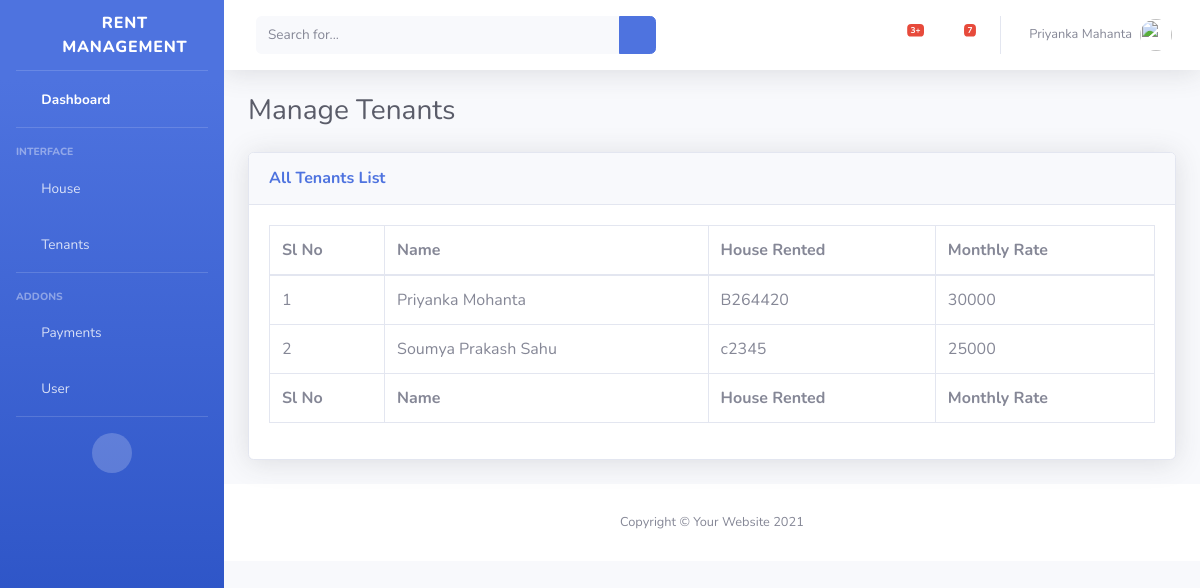
The page /manage_tenants/ on the database as committed earlier.
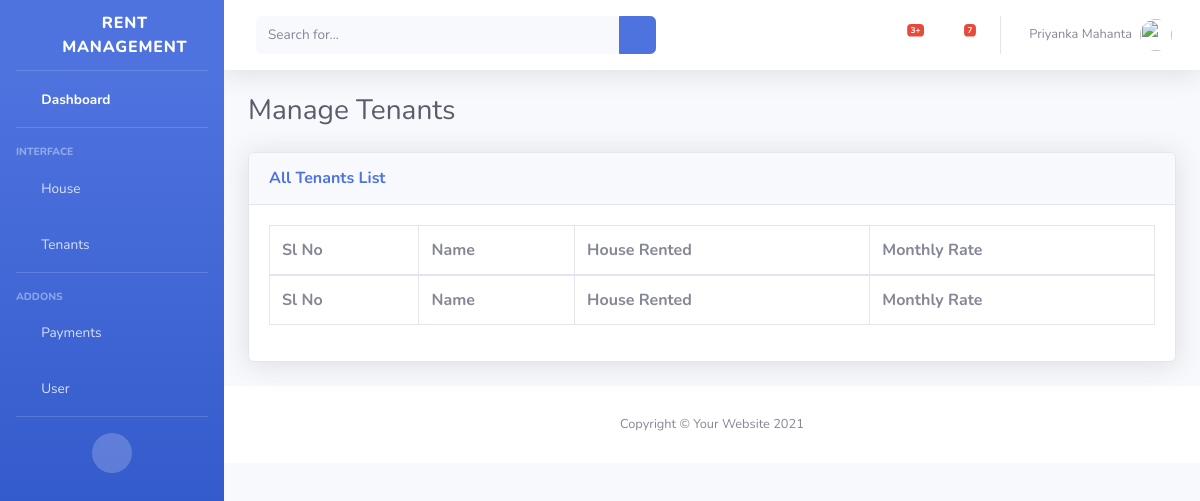
The same page on the database as committed later.
### rent_management/models.py (models this page shows, shortened)
class Tenants(models.Model):
    name = models.ForeignKey(User, on_delete=models.CASCADE)
    member = models.IntegerField(default=1)
    rented_house = models.ForeignKey(House, on_delete=models.CASCADE)
    created_on = models.DateTimeField(auto_now_add=True)

class User(models.Model):
    GENDER = (
        ('M', 'Male'),
        ('F', 'Female'),
        ('O', 'Other'),
    )
    name = models.CharField(max_length=150)
    age = models.IntegerField(default=0)
    sex = models.CharField(max_length=20, choices=GENDER, default='M')
    aadhaar_number = models.CharField(max_length=50, default='')
    mobile_number = models.CharField(max_length=13, default='Not Given', null=True)
    email_id = models.CharField(max_length=100, default='')
    alternative_number = models.CharField(max_length=15, default='')
    address = models.TextField(default='')
    user_type = models.ForeignKey(UserType, on_delete=models.CASCADE)
    created_on = models.DateTimeField(auto_now_add=True)
    def __str__(self):
        return self.name

class House(models.Model):
    number = models.CharField(max_length=20)
    name = models.CharField(max_length=20, default='')
    type = models.ForeignKey(HouseType, on_delete=models.CASCADE)
    address = models.TextField(default='')
    rent = models.CharField(max_length=20, default=0)
    created_on = models.DateTimeField(auto_now_add=True)

### rent_management/views/tenants.py (the view)
# urls.py: path("manage_tenants/", views.manage_tenants, name="menge_tenants"),
def manage_tenants(request):
    tenants_list = Tenants.objects.all()
    context = {
        'tenants_lists_details': tenants_list,
    }
    return render(request, "rent/tenants/manage_tenants.html", context)

### rent_management/templates/rent/tenants/manage_tenants.html
{% extends "rent/base/base.html" %}
{% block content %}
<div class="container-fluid">
    <h1 class="h3 mb-4 text-gray-800">Manage Tenants</h1>
    <div class="card shadow mb-4">
        <div class="card-header py-3">
            <h6 class="m-0 font-weight-bold text-primary">All Tenants List</h6>
        </div>
        <div class="card-body">
            <div class="table-responsive">
                <table class="table table-bordered" id="dataTable" width="100%" cellspacing="0">
                    <thead>
                        <tr>
                            <th>Sl No</th>
                            <th>Name</th>
                            <th>House Rented</th>
                            <th>Monthly Rate</th>
                        </tr>
                    </thead>
                    <tfoot>
                        <tr>
                            <th>Sl No</th>
                            <th>Name</th>
                            <th>House Rented</th>
                            <th>Monthly Rate</th>
                        </tr>
                    </tfoot>
                    <tbody>
                    {% for i in tenants_lists_details %}
                        <tr>
                            <td>{{forloop.counter}}</td>
                            <td>{{i.name}}</td>
                            <td>{{i.rented_house.number}}</td>
                            <td>{{i.rented_house.rent}}</td>
                        </tr>
                    {% endfor %}
                    </tbody>
                </table>
            </div>
        </div>
    </div>
</div>
{% endblock %}

Rows that differ between the two databases and show on the page:
removed Tenants: name "Priyanka Mohanta", rented_house.number "B264420", rented_house.rent "30000"
removed Tenants: name "Soumya Prakash Sahu", rented_house.number "c2345", rented_house.rent "25000"
